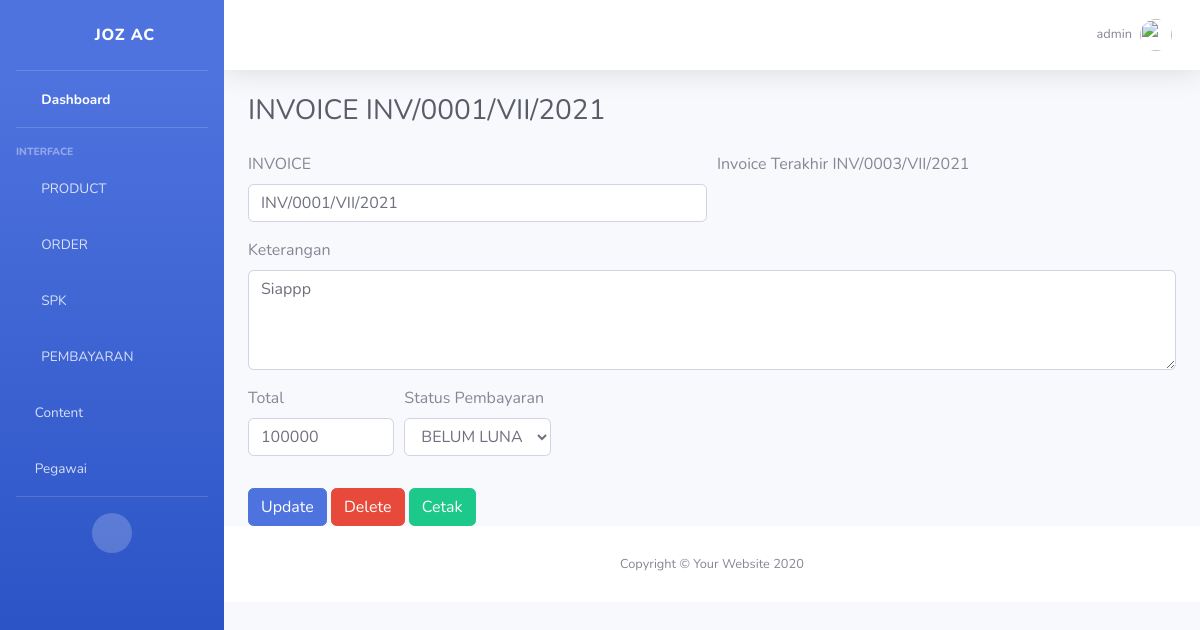
The page /pesanan/admin/invoice/detail/inv0001vii2021 (signed in) on the database its author committed.
### account/models.py (models this page shows)
class Account(AbstractBaseUser, PermissionsMixin):
	jabatanChoice        = [
	('ADMIN','ADMIN'),
	('TEKNISI','TEKNISI'),
	]
	username 	= models.CharField(max_length=20, unique=True)
	jabatan 	= models.CharField(choices=jabatanChoice, max_length=8)
	date_joined = models.DateTimeField(auto_now_add=True)
	last_login 	= models.DateTimeField(auto_now=True)
	is_active = models.BooleanField(default=True)
	is_staff = models.BooleanField(default=True)
	is_superuser = models.BooleanField(default=False)
	is_admin	= models.BooleanField(default=True)
	objects = AccountManage()
	USERNAME_FIELD = 'username'
	REQUIRED_FIELDS = []
	def __str__(self):
		return self.username
	class Meta:
		verbose_name = 'Account'
		verbose_name_plural = 'Account'

### pesanan/models.py (models this page shows, shortened)
class InvoiceModel(models.Model):
    statusChoise = [
    ('LUNAS','LUNAS'),
    ('BELUM', 'BELUM LUNAS'),
    ]
    Invoice             = models.CharField(max_length=20, verbose_name='Nomor Invoice')
    clientINV           = models.OneToOneField(ClientModel, blank=True, null=True, related_name='InvoiceClient', verbose_name='Invoice Client', on_delete=models.SET_NULL)
    statusPembayaran    = models.CharField(choices=statusChoise, max_length=20, default='BELUM')
    Keterangan          = models.TextField()
    tanggal			    = models.DateField(auto_now=True, editable=False, verbose_name='Tanggal')
    totalInvoice	    = models.PositiveIntegerField(default=0, verbose_name='Total Pembayaran')
    slug_Invoice	    = models.SlugField()
    class Meta:
        verbose_name='Invoice'
        verbose_name_plural='Invoice'

### pesanan/views.py (the view)
# urls.py: path('admin/invoice/detail/<slug:slug>', InvoiceDetail.as_view(), name='invoiceUpdate'),
class InvoiceDetail(LoginRequiredMixin, UpdateView):
	login_url = reverse_lazy('account:login')
	model = InvoiceModel
	template_name = 'admin/updateInvoice.html'
	form_class = InvoiceForm
	success_url = reverse_lazy('pesanan:invoiceView')
	slug_url_kwarg = 'slug'
	slug_field = 'slug_Invoice'
	extra_context = {
	'last_invoice': model.objects.order_by('Invoice').last()
	}

### pesanan/forms.py
class InvoiceForm(forms.ModelForm):
    class Meta:
        model = InvoiceModel
        fields = ('Invoice' , 'Keterangan', 'totalInvoice', 'statusPembayaran', )
        widgets={
            'statusPembayaran':forms.Select(attrs={
                'id':"id_statusPembayaran",
                'class':"form-control",
                }),
            'Invoice': forms.TextInput(attrs={
                'class':"form-control",
                'id':"id_Invoice",
                'name':"Invoice",
                'onchange':"InvoiceNumber(this.value)",
                }),
        	'Keterangan': forms.Textarea(attrs={
        		'name':"keterangan",
        		'id':"inputKeterangan",
        		'class':"form-control",
        		'style': 'height: 100px',
        		}),
        	'totalInvoice':forms.NumberInput(attrs={
        		'name':"total",
        		'class':"form-control",
        		'id':"inputTotal",
                'aria-describedby':"emailHelp",
        		})
        }

### templates/admin/updateInvoice.html (shortened to what this page needs)
{% extends "admin/base_admin.html" %}
{% load humanize %}
{% block Content %}
	<div class="container-fluid">
		<div class=" d-sm-flex align-items-center justify-content-between mb-4">
        	<h1 class="h3 mb-0 text-gray-800">INVOICE {{object.Invoice}}</h1>
    	</div>
    	<div>
    		<form method="POST" autocomplete="off">
				<div class="form-row">
				    <div class="form-group col-md-6">
				      <label for="id_Invoice">INVOICE</label>
				      {{form.Invoice}}
				    </div>
				    <div class="form-group col-md-6">
				      <label>Invoice Terakhir {{last_invoice.Invoice}}</label>
				    </div>
				</div>
				<div class="form-group">
					<label for="inputKeterangan">Keterangan</label>
					{{form.Keterangan}}
				</div>
				<div class="form-row">
					<div class="form-group col-md-2">
						<label for="inputTotal">Total</label>
						{{form.totalInvoice}}
					</div>
					<div class="form-group col-md-2">
						<label for="id_statusPembayaran">Status Pembayaran</label>
						<select id="id_statusPembayaran" class="form-control" name="statusPembayaran">
					        <option value="BELUM">BELUM LUNAS</option>
					    </select>
					</div>
				</div>
			  	<button type="submit" class="btn btn-primary">Update</button>
			  	<button type="button" class="btn btn-danger buttonSubmit" data-toggle="modal" data-target="#exampleModal">
				  	Delete
					</button>
					<a class="btn btn-success" href="{% url "pesanan:createPDF" slug=object.slug_Invoice%}" target="_blank">Cetak</a>
        </form>
    	</div>
    </div>
{% endblock Content %}

### templates/admin/include/topBar.html (shortened to what this page needs)
{% load static %}
                <nav class="navbar navbar-expand navbar-light bg-white topbar mb-4 static-top shadow">
                    <ul class="navbar-nav ml-auto">
                        <li class="nav-item dropdown no-arrow">
                            <a class="nav-link dropdown-toggle" href="#" id="userDropdown" role="button"
                                data-toggle="dropdown" aria-haspopup="true" aria-expanded="false">
                                <span class="mr-2 d-none d-lg-inline text-gray-600 small">{{request.user}}</span>
                                <img class="img-profile rounded-circle" src="{% static "img/undraw_profile.svg" %}">
                            </a>
                        </li>
                    </ul>
                </nav>

### rows shown on the page
Account: user "admin"
InvoiceModel: Invoice "INV/0001/VII/2021", Keterangan "Siappp", totalInvoice "100000"
InvoiceModel: Invoice "INV/0003/VII/2021"
